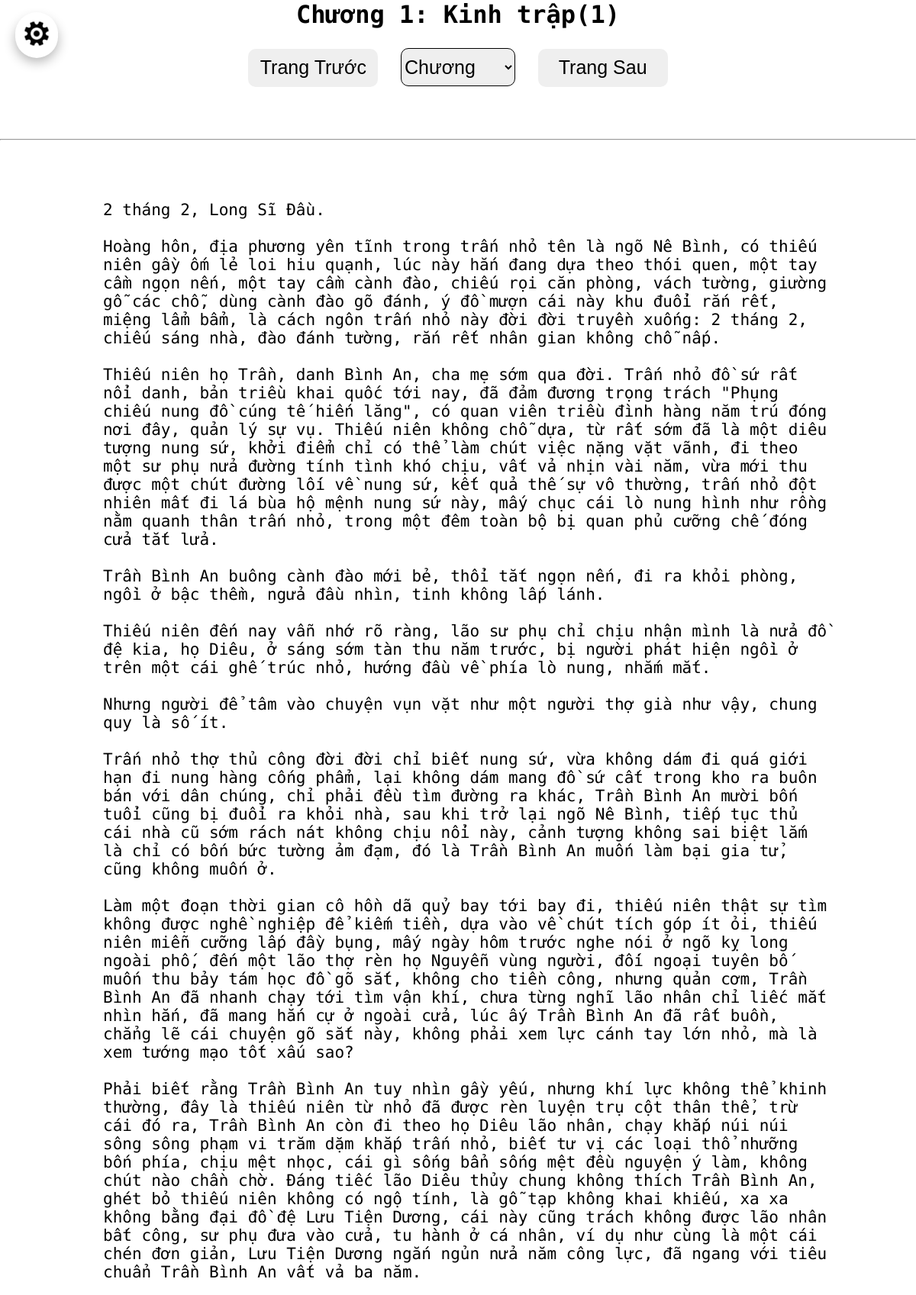
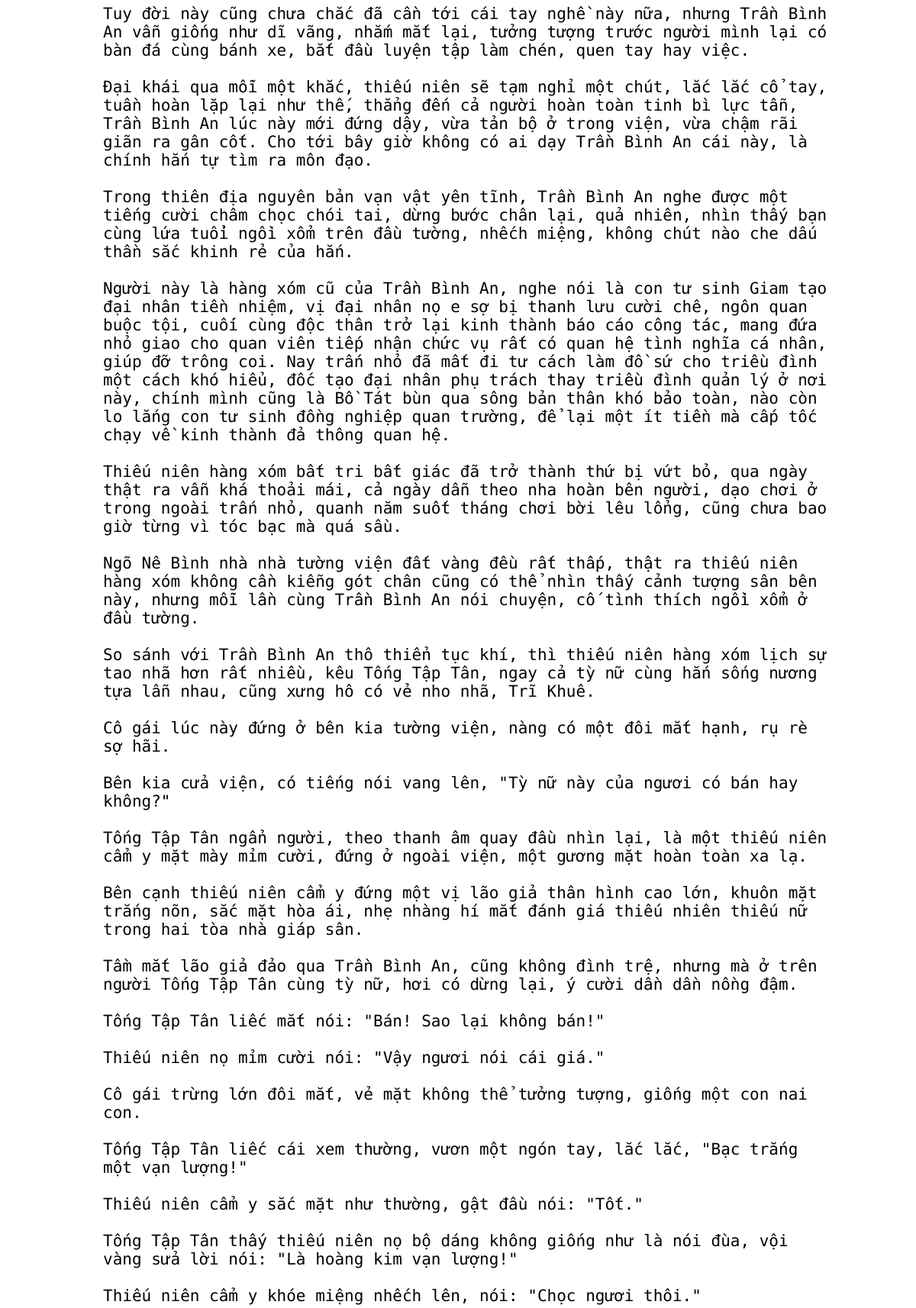
/pages/readingPage.php?id_chuong=1 (upper part), run on the app's committed database (2 pictures, top to bottom).
### tables this page shows
CREATE TABLE `chuong` (
  `Id_chuong` int(11) NOT NULL,
  `Id_truyen` int(11) DEFAULT NULL,
  `TenChuong` varchar(255) DEFAULT NULL,
  `NoiDung` text DEFAULT NULL,
  `SoChuong` int(11) DEFAULT NULL,
  `NgayDang` datetime DEFAULT current_timestamp()
);

### pages/readingPage.php (the view, shortened to what this page needs)
<!DOCTYPE html>
<html>
    <head>
        <link rel="stylesheet" href="../css/readingPage.css">
    </head>
    <body>
        <?php
            include '../actions/config.php';
            $id_chuong = (int)$_GET['id_chuong'];
            $sql = "SELECT * FROM chuong WHERE Id_chuong = ?";
            $stmt = $conn->prepare($sql);
            $stmt->bind_param("i", $id_chuong);
            $stmt->execute();
            $result = $stmt->get_result();
            $row = mysqli_fetch_assoc($result);
            if($row) {
                $TenChuong = $row['TenChuong'];
                $NoiDung = $row['NoiDung'];
            }
            else {
                header("Location: 404.php");
                exit();
            }
        ?>
        <details class="fab-menu">
            <summary class="fab-button">
                <span><img src="../images/settingIcon.jpg"></span>
            </summary>
        </details>
        <div class="top">
            <div class="btnGroupAndInfo">
                <div>
                    <span><?php echo $TenChuong; ?></span>
                </div>
                <div class="btnGroup">
                    <button class="previous-btn" data-min="1">Trang Trước</button>
                    <?php include "../components/dropdown_chuong.php";?>
                    <button class="next-btn"  data-max=<?php echo $count;?>>Trang Sau</button>
                </div>
            </div>
        </div>
        <hr>
        <div class="container">
            <div class="page">
                <p><?php echo $NoiDung; ?></p>
            </div>
        </div>
                    <?php include "../components/dropdown_chuong.php";?>
    </body>
</html>

### css/readingPage.css (style rules this page uses)
body { font-family: "Roboto Mono", sans-serif; margin: 0; padding: 0; }
.top, .bottom { display:flex; flex-direction: row; justify-content: center; align-items: center; padding-bottom:50px; }
.btnGroupAndInfo { display:flex; flex-direction: column; justify-content: center; align-items: center; }
span { font-size:32px; font-weight: bold; }
.btnGroup button, .btnGroup select { width:170px; height:50px; font-size:25px; margin:10px; border:none; border-radius:10px; margin-top:25px; }
.container { display: flex; justify-content: center; align-items: center; }
.page { width:80%; margin:50px; padding-left:30px; font-size: 21px; }
.fab-menu { position: fixed; top: 20px; left: 20px; z-index: 1001; }
.fab-button { width: 56px; height: 56px; border-radius: 50%; list-style: none; display: flex; align-items: center; justify-content: center; cursor: pointer; box-shadow: 0 5px 15px rgba(0,0,0,0.3); }
.fab-button img { width:100%; height:100%; border-radius: 50%; }

### data on the page
chuong: TenChuong "Chương 1: Kinh trập(1)", NoiDung "2 tháng 2, Long Sĩ Đầu. Hoàng hôn, địa phương yên tĩnh trong trấn nhỏ tên là ngõ Nê Bình, có thiếu niên gầy ốm lẻ loi hiu quạnh, lúc này hắn đang dựa theo thói quen, một tay cầm ngọn nến, một tay cầm cành đào, chiếu rọi căn phòng, vách tường, giường gỗ các chỗ, dùng cành đào gõ đánh, ý đồ mượn cái này khu đuổi rắn rết, miệng lẩm bẩm, là cách ngôn trấn nhỏ này đời đời truyền xuống: 2 tháng 2, chiếu sáng nhà, đào đánh tường, rắn rết nhân gian không chỗ nấp. Thiếu niên họ Trần, danh Bình An, cha mẹ sớm qua đời. Trấn nhỏ đồ sứ rất nổi danh, bản triều khai quốc tới nay, đã đảm đương trọng trách \"Phụng chiếu nung đồ cúng tế hiến lăng\", có quan viên triều đình hàng năm trú đóng nơi đây, quản lý sự…"
